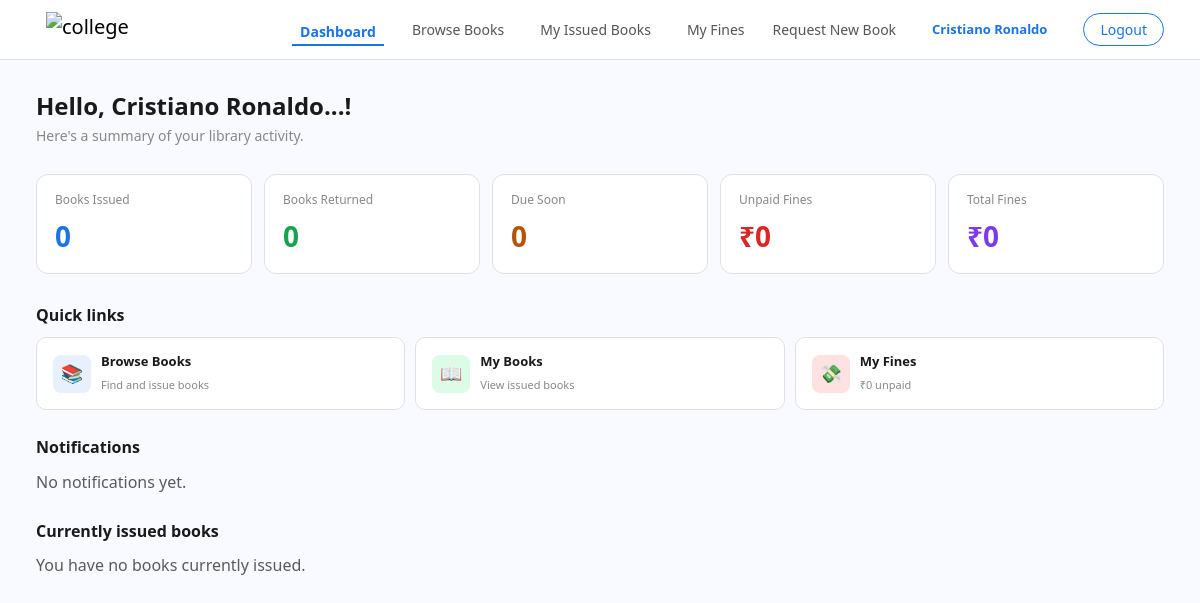
The page /student/dashboard (signed in) on the database as committed earlier.
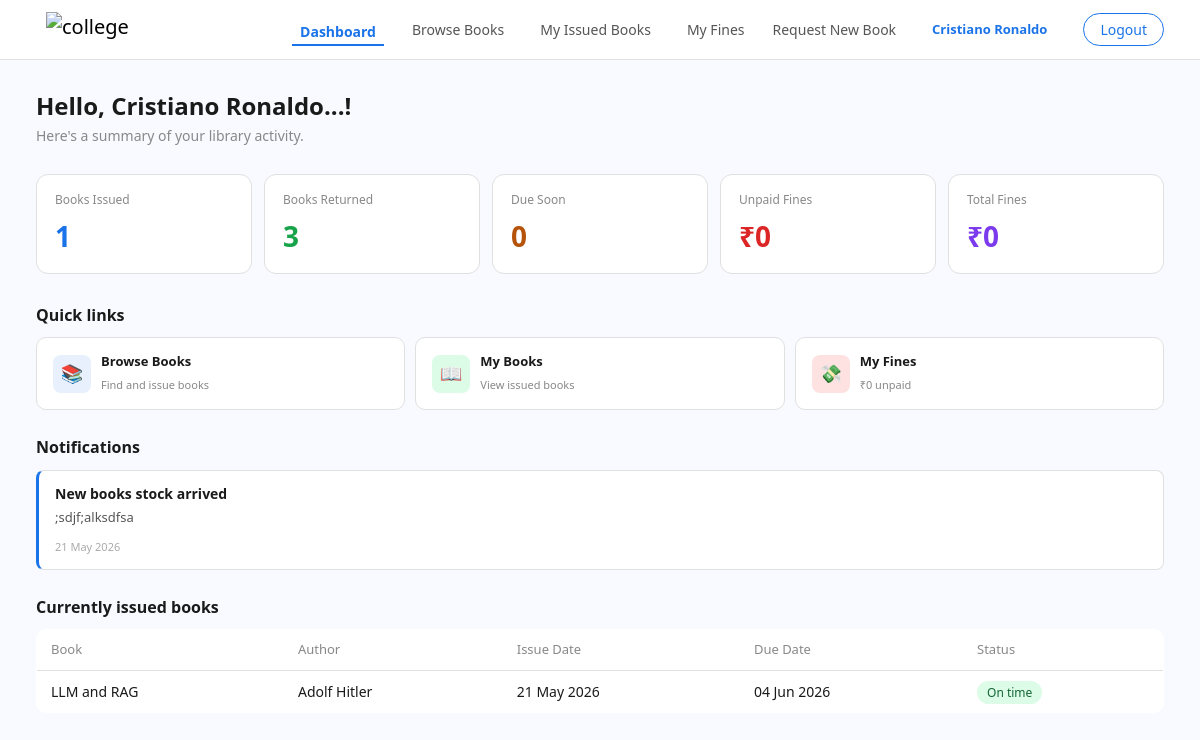
The same page on the database as committed later.
### models.py (models this page shows)
class Notification(db.Model):
    __tablename__ = 'Notifications'
    id = db.Column(db.Integer, primary_key=True)
    title = db.Column(db.String(100), nullable=False)
    message = db.Column(db.Text, nullable=False)
    created_at = db.Column(db.DateTime, default=datetime.now(timezone.utc))

class Issued_books(db.Model):
    __tablename__ = 'Issued_Books'
    id = db.Column(db.Integer, primary_key=True)
    user_id = db.Column(db.Integer, db.ForeignKey('Students.id'), nullable=False)
    book_id = db.Column(db.Integer, db.ForeignKey('Books.id'), nullable=False)
    issue_date  = db.Column(db.DateTime, default=datetime.now(timezone.utc))
    due_date = db.Column(db.DateTime, nullable=True)   # set manually in route
    return_date = db.Column(db.DateTime, nullable=True)   # empty until returned
    status = db.Column(db.Enum(StatusType), nullable=False, default=StatusType.ACTIVE)
    book = db.relationship('Books', backref='issued_records', lazy=True)

class Books(db.Model):
    __tablename__ = 'Books'
    id = db.Column(db.Integer, primary_key=True)
    title = db.Column(db.String(500), nullable=False)
    author = db.Column(db.String(500), nullable=False)
    isbn = db.Column(db.String(140), nullable=False)
    category_id = db.Column(db.Integer, nullable=False)
    total_copies = db.Column(db.Integer, nullable=False)
    available_copies = db.Column(db.Integer, nullable=False)
    cover_image = db.Column(db.String(200))

### app.py (the view)
@app.route('/student/dashboard')
def student_dashboard():
    if session.get('role') != 'student':
        return redirect(url_for('student_login'))
    student_id = session.get('student_id')
    today = datetime.now()
    active_books = Issued_books.query.filter_by(
        user_id=student_id,
        status=StatusType.ACTIVE
    ).all()
    returned_count = Issued_books.query.filter_by(
        user_id=student_id,
        status=StatusType.INACTIVE
    ).count()
    due_soon = [
        b for b in active_books
        if b.due_date and (b.due_date - today).days <= 3
    ]
    all_fines = Fines.query.filter_by(user_id=student_id).all()
    total_fine = sum(f.amount for f in all_fines)
    unpaid_fine = sum(f.amount for f in all_fines if not f.paid)
    notifications = Notification.query.order_by(
        Notification.created_at.desc()
    ).limit(5).all()
    return render_template('student/dashboard.html',
        active_books = active_books,
        returned_count = returned_count,
        due_soon_count = len(due_soon),
        total_fine = total_fine,
        unpaid_fine = unpaid_fine,
        student_name = session.get('student_name'),
        notifications = notifications,
        now = datetime.now()
    )

### templates/student/dashboard.html (shortened to what this page needs)
{% extends 'base_student.html' %}
{% block content %}
<div class="db-wrapper">
  <div class="db-greeting">
    <h2>Hello, {{ student_name }}...!</h2>
    <p>Here's a summary of your library activity.</p>
  </div>
  <div class="db-stats">
    <div class="stat-card">
      <p class="stat-label">Books Issued</p>
      <p class="stat-value stat-blue">{{ active_books | length }}</p>
    </div>
    <div class="stat-card">
      <p class="stat-label">Books Returned</p>
      <p class="stat-value stat-green">{{ returned_count }}</p>
    </div>
    <div class="stat-card">
      <p class="stat-label">Due Soon</p>
      <p class="stat-value stat-amber">{{ due_soon_count }}</p>
    </div>
    <div class="stat-card">
      <p class="stat-label">Unpaid Fines</p>
      <p class="stat-value stat-red">₹{{ unpaid_fine }}</p>
    </div>
    <div class="stat-card">
      <p class="stat-label">Total Fines</p>
      <p class="stat-value stat-purple">₹{{ total_fine }}</p>
    </div>
  </div>
  <div class="db-section">
    <h3>Quick links</h3>
    <div class="quick-links">
      <a href="/student/browse_books" class="ql-card">
        <div class="ql-icon ql-blue">📚</div>
        <div class="ql-text">
          <p>Browse Books</p>
          <span>Find and issue books</span>
        </div>
      </a>
      <a href="/student/my_issued_books" class="ql-card">
        <div class="ql-icon ql-green">📖</div>
        <div class="ql-text">
          <p>My Books</p>
          <span>View issued books</span>
        </div>
      </a>
      <a href="/student/my_fines" class="ql-card">
        <div class="ql-icon ql-red">💸</div>
        <div class="ql-text">
          <p>My Fines</p>
          <span>₹{{ unpaid_fine }} unpaid</span>
        </div>
      </a>
    </div>
  </div>
  <div class="db-section">
    <h3>Notifications</h3>
    {% if notifications %}
      {% for notif in notifications | reverse %}
      <div class="notif-card">
        <p class="notif-title">{{ notif.title }}</p>
        <p class="notif-msg">{{ notif.message }}</p>
        <span class="notif-date">
          {{ notif.created_at.strftime('%d %b %Y') }}
        </span>
      </div>
      {% endfor %}
    {% else %}
      <p class="text-muted">No notifications yet.</p>
    {% endif %}
  </div>
  <div class="db-section">
    <h3>Currently issued books</h3>
    {% if active_books %}
    <div class="table-responsive">
      <table class="db-table">
        <thead>
          <tr>
            <th>Book</th>
            <th>Author</th>
            <th>Issue Date</th>
            <th>Due Date</th>
            <th>Status</th>
          </tr>
        </thead>
        <tbody>
          {% for record in active_books %}
          {% set today = now %}
          <tr>
            <td>{{ record.book.title }}</td>
            <td>{{ record.book.author }}</td>
            <td>{{ record.issue_date.strftime('%d %b %Y') }}</td>
            <td>{{ record.due_date.strftime('%d %b %Y') }}</td>
            <td>
              {% if (record.due_date - today).days <= 3 %} <span class="badge-warn">Due soon</span>
                {% else %}
                <span class="badge-ok">On time</span>
                {% endif %}
            </td>
          </tr>
          {% endfor %}
        </tbody>
      </table>
    </div>
    {% else %}
    <p class="text-muted">You have no books currently issued.</p>
    {% endif %}
  </div>
</div>
{% endblock %}

Rows that differ between the two databases and show on the page:
added Notification: title "New books stock arrived", message ";sdjf;alksdfsa", created_at "21 May 2026"
added Issued_books: book "LLM and RAG", book.author "Adolf Hitler", issue_date "21 May 2026", due_date "04 Jun 2026", shows "On time"
Other text that changed with them:
{{ active_books | length }}: "0" → "1"
{{ returned_count }}: "0" → "3"
text no longer shown: "No notifications yet. You have no books currently issued."
text now shown: "Book Author Issue Date Due Date Status"
